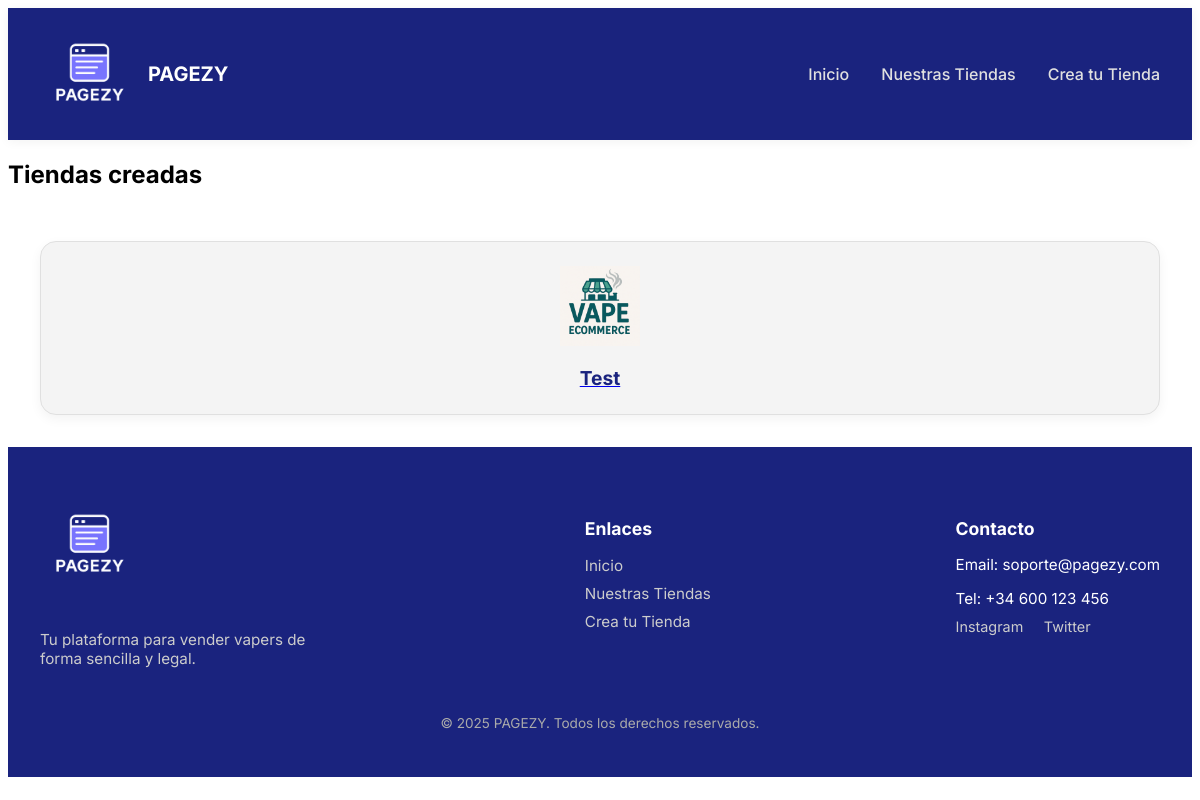
The app's page /tiendas/ with its own data.
### app/models_publicos.py (models this page shows)
class TiendaPublica(db.Model):
    id = db.Column(db.Integer, primary_key=True)
    nombre_tienda = db.Column(db.String(100), unique=True, nullable=False)
    email_contacto = db.Column(db.String(120), nullable=False)
    ruta_db = db.Column(db.String(255), nullable=False)  # Ruta al archivo .db de la tienda
    fecha_creacion = db.Column(db.DateTime, default=datetime.utcnow)

### app/routes/tiendas.py (the view)
@tiendas_bp.route("/")
def lista_tiendas():
    tiendas = TiendaPublica.query.all()
    return render_template("PaginasPresentacion/tiendas/lista_tiendas.html", tiendas=tiendas)

### app/templates/PaginasPresentacion/tiendas/lista_tiendas.html
{% extends 'PaginasPresentacion/base.html' %}
{% block content %}
<h2>Tiendas creadas</h2>
<div class="grid-tarjetas">
  {% for tienda in tiendas %}
  <a href="{{ url_for('tienda_publica.ver_tienda', nombre_tienda=tienda.nombre_tienda) }}" class="tienda">
    <div class="tarjeta-tienda">
      <div class="logo-tienda">
        <img src="/static/logos/{{ tienda.nombre_tienda }}_logo.png" alt="Logo de {{ tienda.nombre_tienda }}">
      </div>
      <h3>{{ tienda.nombre_tienda }}</h3>
    </div>
  </a>
  {% endfor %}
</div>
{% endblock %}

### app/static/css/Presentacion/main.css (style rules this page uses)
.grid-tarjetas { display: grid; grid-template-columns: repeat(auto-fit, minmax(200px, 1fr)); gap: 1.5rem; padding: 2rem; }
.tarjeta-tienda { border: 1px solid #e0e0e0; padding: 1.5rem; text-align: center; border-radius: 1rem; background-color: #f4f4f4; box-shadow: 0 4px 12px rgba(0, 0, 0, 0.05); transition: transform 0.2s ease; }
.tarjeta-tienda img { max-height: 80px; object-fit: contain; margin-bottom: 1rem; }
.tarjeta-tienda h3 { font-size: 1.2rem; color: #1a237e; margin: 0; }
body { font-family: "Inter", sans-serif; }

### records on screen
TiendaPublica: nombre_tienda (picture), nombre_tienda "Test"
